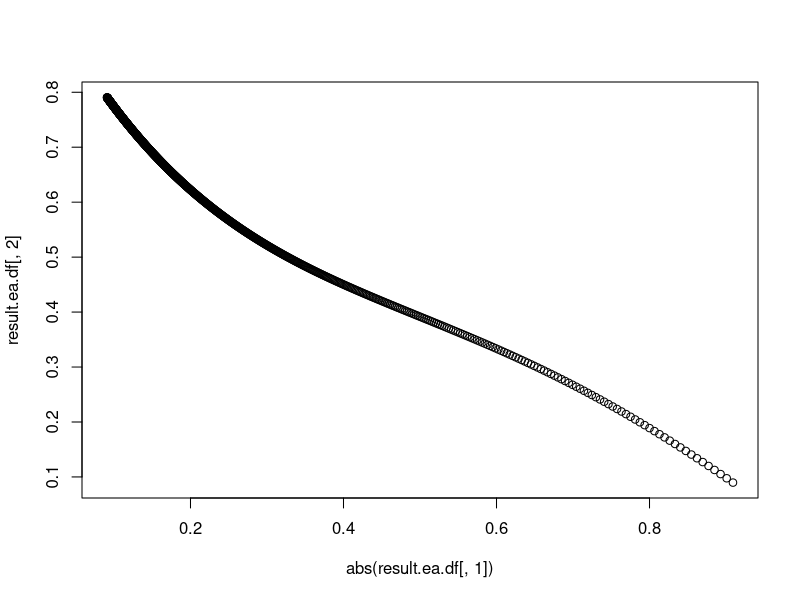

This chart was generated by the following R code:
#! /usr/bin/R
#================================================================================
# combinatorics of mixtures
# see the README file for an explanation of the computations
# Copyright (C) 2017 Jens Kleinjung
#================================================================================

## monomer concentrations
C = 1;

## enzymatic activities of tetramers
AC = 4; # allostery coefficient

## linear model
#aaaa_ea = aaai_ea = aaii_ea = aiii_ea = iiii_ea = 1;

## ad-hoc model
aaaa_ea = (4/4)^AC;
aaai_ea = (3/4)^AC;
aaii_ea = (2/4);
aiii_ea = (1/4);
iiii_ea = (0/4);

## pair model: number of possible active pairs
#aaaa_ea = 3^AC;
#aaai_ea = 2^AC;
#aaii_ea = 1^AC;
#aiii_ea = (1/4);
#iiii_ea = (0/4);

rs = seq(0.1, 10, by = 0.01);

result.ea = lapply(rs, function(r) {
	a = C / (1 + 1 / r);
	i = C / (1 + r);
	sum(a + i);

	#_______________________________________________________________________________
	## tetramer concentrations
	aaaa = a^4;
	aaai = 4 * a^3 * i;
	aaii = 6 * a^2 * i^2;
	aiii = 4 * a * i^3;
	iiii = i^4;
	stopifnot(isTRUE(all.equal(sum(aaaa + aaai + aaii + aiii + iiii), 1)));

	#_______________________________________________________________________________
	## total enzymatic activity of tetramer mixture
	total_ea =	aaaa * aaaa_ea +
				aaai * aaai_ea +
				aaii * aaii_ea +
				aiii * aiii_ea +
				iiii * iiii_ea;

	c(i, total_ea);
});

result.ea.df = do.call(rbind.data.frame, result.ea);
colnames(result.ea.df) = c("i", "total_ea");
plot(abs(result.ea.df[ ,1]), result.ea.df[ ,2]);

